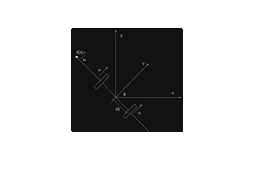
#> input picture diffdrive.gif, 256 x 181 px, shrunk from 1684 x 1190 before the run, given in place of diffdrive.png, which was not available
$ python GoToGoal_PID_DD.py
#> lines starting #> are read from the running program, lines starting #| are printed output that depends on the picture; pictures that were not available may be replaced by others from this repository, and a replacement may not be noted
# PID control loop sviluppato in linguaggio Python per un drone su ruota del tipo
# differential drive e controllo del movimento lungo percorso con waypoint predefiniti
# Olivia Modesto
# Udine, 23 Giugno 2024

import matplotlib.path as mpath
import matplotlib.pyplot as plt
from matplotlib import image, pyplot, transforms
import time
import random
import numpy as np
import math
import PIL
from PIL import Image

# VARIABILES INITIALIZTION #################################################################

xr=0; yr=0						# robot's initial position
xr_old=xr; yr_old=yr 					# robot's previous coordinates
xr_new=0; yr_new=0					# robot's next coordinates

phi_old=np.pi/2						# initial heading
phi_goal = np.pi                        		# goal orientation
phi_old_old = phi_old

dist_old = 0 						# distance between robot position and goal position
dist_old_old = dist_old

integrale_velocita = 0 					# integral term linear velocity
integrale_angolare = 0 					# integral term angular velocity

############################################################################################

# CONSTANTS ################################################################################

goal = [(1.5, 3.2), (2.7, 4), (4, 3.9), (5.1, 3.2)]	# robot goal positions
n_goal = len(goal)					# number of goals


K_v=0.32						# proportional coefficient for linear velocity
K_phi=0.60						# proportional coefficient for angular velocity
K_i = 0.01						# integral coefficient for linear velocity
K_w = 0.005						# integral coefficient for angular velocity
K_dv = 0.005						# derivative coefficient for linear velocity
K_dw = 0.005						# derivative coefficient for angular velocity

t=.1							# time step

eps=0.002 						# margin error

l = 1                                   		# wheel-center distance

############################################################################################

# PLOT #####################################################################################
dpi = 72

path = "diffdrive.png"
sprite = Image.open(path)				# robot sprite for plot
#> sprite is the input picture: PIL image 256x181 P; mean R, G, B, A 4.9, 4.9, 4.9, 64.1

sprite_size = sprite.size[1], sprite.size[0]
#> sprite_size = (181, 256)

xdata = []; ydata = []

fig = plt.figure()
axes = plt.gca()

line1, = axes.plot(0,0, 'b.')
line2, = axes.plot(0,0,"bo", mfc="None", mec="None", markersize=sprite_size[0] * (dpi/ 96))

for i in range(0, n_goal):
  x_goal, y_goal = goal[i]
  line0, = axes.plot(x_goal,y_goal, 'r*')

#line1.set_xdata(xr), line1.set_ydata(yr)
#line2.set_xdata(xr), line2.set_ydata(yr)

line1.set_xdata([xr]), line1.set_ydata([yr])
line2.set_xdata([xr]), line2.set_ydata([yr])

plt.draw()
axes.set_xlim(0, 6), axes.set_ylim(0, 6)
plt.pause(0.01)
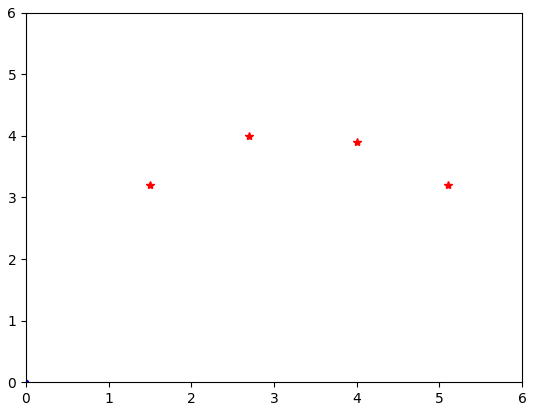
#> figure drawn by matplotlib, 1 panel

############################################################################################

# CICLO ####################################################################################

for i in range(0, n_goal):

  xg, yg = goal[i]

  while True:

    if (xr_new-xg)**2<eps and (yr_new-yg)**2<eps:
        print("GOAL (", xg, ", ", yg, ") ","RAGGIUNTO")
        integrale_velocita = 0
        integrale_angolare = 0
        break

    dist_now = np.sqrt((xg-xr_new)**2+(yg-yr_new)**2)

    phi_desired=np.arctan2((yg-yr_old),(xg-xr_old))	        # arctan2 tiene conto dei segni risultando nel quadrante giusto


    alpha = phi_desired-phi_old
    alpha = np.mod(alpha,2*np.pi)
    alpha = alpha-2*np.pi

    error_phi = alpha

    # avoid turning the wrong way
    if error_phi > np.pi:
        error_phi = error_phi - 2*np.pi
    elif error_phi < -np.pi:
        error_phi = error_phi + 2*np.pi

    # PID begin

    integrale_velocita = dist_now*t*K_i + integrale_velocita

    integrale_angolare = error_phi*t*K_w + integrale_angolare

    derivata_velocita = (dist_old - dist_old_old)*K_dv/t

    derivata_angolare = (phi_old - phi_old_old)*K_dw/t


    v = K_v*dist_now + integrale_velocita + derivata_velocita

    w = K_phi*error_phi + integrale_angolare + derivata_angolare

    # PID end

    # Differential Drive begin

    v_dx = v + ((w * l)/2)

    v_sx = v - ((w * l)/2)

    xr_new = xr_old + ((v_sx + v_dx)/2*math.cos(phi_old)*t)

    yr_new = yr_old + ((v_sx + v_dx)/2*math.sin(phi_old)*t)

    phi_new = phi_old + ((v_dx - v_sx)*t/l)

    # differential drive end

    # update plot

    xdata.append(xr_new), ydata.append(yr_new)

    line1.set_xdata(xdata), line1.set_ydata(ydata)
    line2, = axes.plot(xdata[-1],ydata[-1],"bo", mfc="None", mec="None", markersize=sprite_size[0] * (dpi/ 96))
    line2._transform_path()
    path, affine = line2._transformed_path.get_transformed_points_and_affine()
    path = affine.transform_path(path)


    for pixelPoint in path.vertices:

      rotated = sprite.rotate(np.degrees(phi_new), PIL.Image.NEAREST, expand = 1)
      fig = plt.figimage(rotated,pixelPoint[0]-sprite_size[0]/2,pixelPoint[1]-sprite_size[1]/2,origin="upper")

    plt.draw()
    plt.pause(t)
    fig.remove()

    # update variabiles

    phi_old_old = phi_old
    phi_old=phi_new

    xr_old=xr_new
    yr_old=yr_new

    dist_old_old = dist_old
    dist_old = dist_now

    if plt.waitforbuttonpress(0.01): break
#> this loop made 4 passes
#> pass 1, `plt.pause(t)`:
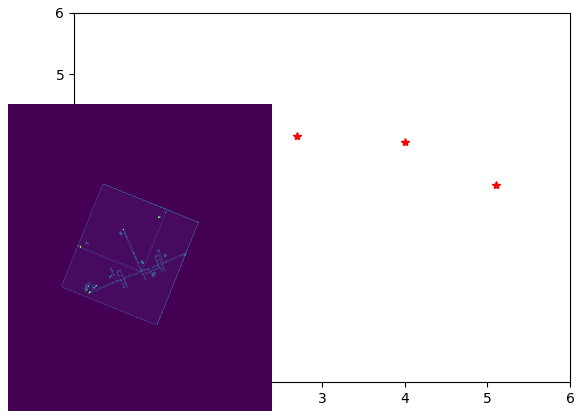
#> figure drawn by matplotlib, 1 panel; curve peaks at x = 0.29, y = 1.61
#> pass 1, `plt.pause(t)`:
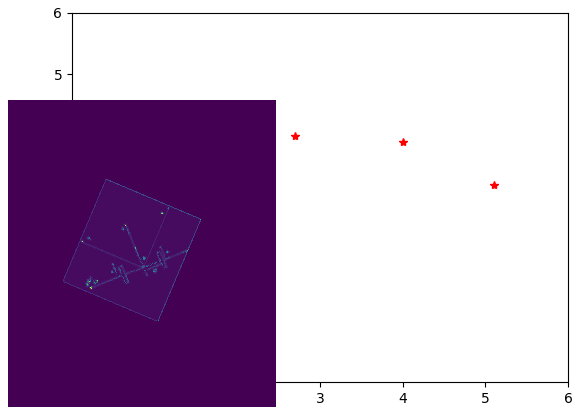
#> figure drawn by matplotlib, 1 panel; curve peaks at x = 0.316, y = 1.67
#> pass 1, `plt.pause(t)`:
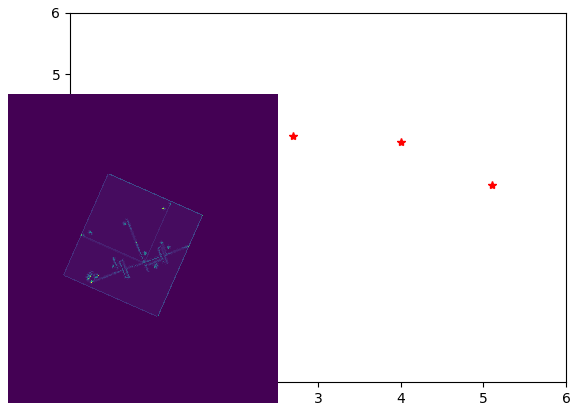
#> figure drawn by matplotlib, 1 panel; curve peaks at x = 0.342, y = 1.73
#> pass 1, `plt.pause(t)`:
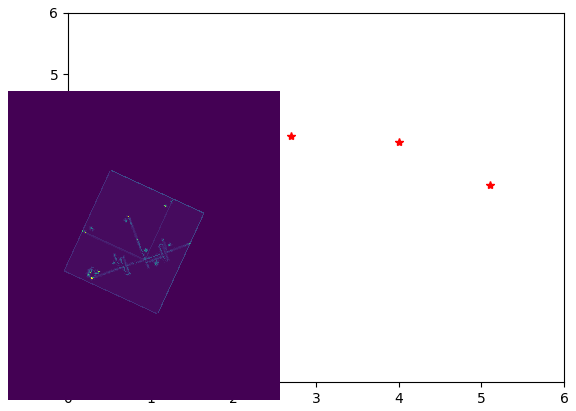
#> figure drawn by matplotlib, 1 panel; curve peaks at x = 0.368, y = 1.79
#> pass 1, `plt.pause(t)`:
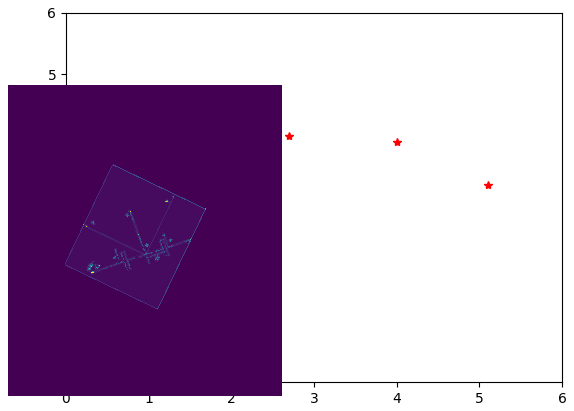
#> figure drawn by matplotlib, 1 panel; curve peaks at x = 0.395, y = 1.85
#> pass 1, `plt.pause(t)`:
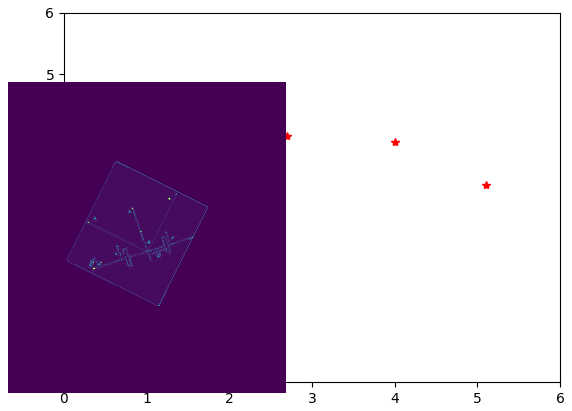
#> figure drawn by matplotlib, 1 panel; curve peaks at x = 0.421, y = 1.91
#> after the loop, xdata = 298 values from 6.95e-18 to 5.06; ydata = 298 values, max 4.18 at index 171, min 0.113 at index 0, mean 3.35


# add this if you don't want the window to disappear at the end
plt.show()
